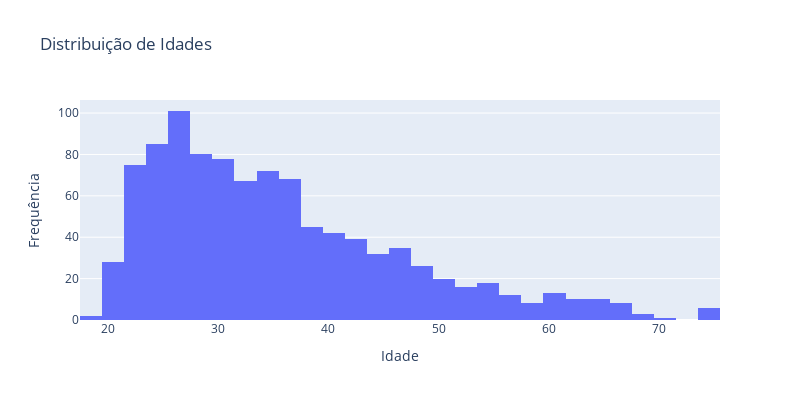

The notebook cell saved with this chart:
### Code cell
# Questão 4: Histograma - Distribuição de Idades
fig4 = go.Figure()
fig4.add_trace(go.Histogram(x=data['Age'], nbinsx=30))
fig4.update_layout(title='Distribuição de Idades', xaxis_title='Idade', yaxis_title='Frequência', width=800, height=400)
fig4.show()

### Figure 1 — Plotly figure (JSON) as saved in the notebook; plotly's stock layout.template omitted (floating-point values rounded to 4 significant figures; data arrays with more than 128 entries replaced by an {"elided": "..."} marker saying what was removed)
{"data": [{"nbinsx": 30, "type": "histogram", "x": {"elided": "1000 int values"}}], "layout": {"height": 400, "title": {"text": "Distribuição de Idades"}, "width": 800, "xaxis": {"title": {"text": "Idade"}}, "yaxis": {"title": {"text": "Frequência"}}}}
